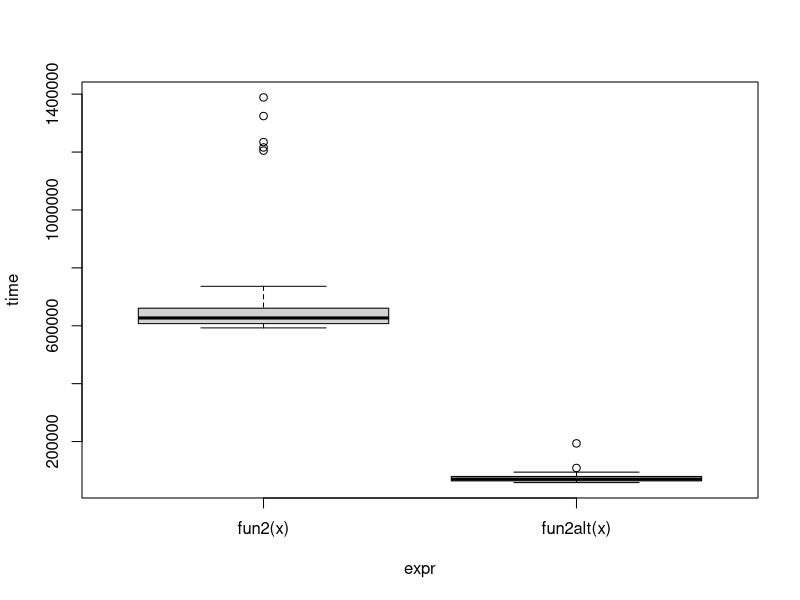
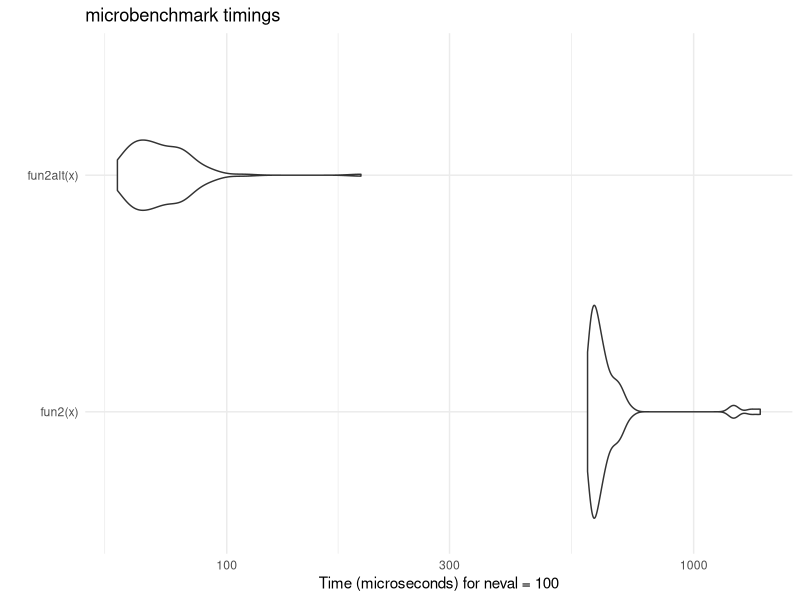

Recreate these plots in R, in order. (Note: this script raises an error after producing the figures.)
## ---- chunk 1
fun1 <- function(n = 100, k = 4, lambda = 4) {
  x <- NULL
  
  for (i in 1:n)
    x <- rbind(x, rpois(k, lambda))
  
  return(x)
}

fun1alt <- function(n = 100, k = 4, lambda = 4) {
  matrix(rpois(n*k, lambda = lambda), ncol = k)
}

# Benchmarking
microbenchmark::microbenchmark(
  fun1(100),
  fun1alt(100),
  unit="ns"
)
## ---- chunk 2
# Data Generating Process (10 x 10,000 matrix)
set.seed(1234)
x <- matrix(rnorm(1e4), nrow=10)

# Find each column's max value
fun2 <- function(x) {
  apply(x, 2, max)
}

fun2alt <- function(x) {
  x[cbind(max.col(t(x)), 1:ncol(x))]
}

# Benchmarking
bench <- microbenchmark::microbenchmark(
  fun2(x),
  fun2alt(x),
  unit="us"
)

bench
## ---- chunk 3
plot(bench)
ggplot2::autoplot(bench) +
  ggplot2::theme_minimal()
## ---- chunk 4
my_boot <- function(dat, stat, R, ncpus = 1L) {
  
  # Getting the random indices
  n <- nrow(dat)
  idx <- matrix(sample.int(n, n*R, TRUE), nrow=n, ncol=R)
 
  # Making the cluster using `ncpus`
  # STEP 1: GOES HERE
  cl <- makePSOCKcluster(ncpus)
  # STEP 2: GOES HERE
  clusterExport(cl,varlist=c("idx", "dat", "stat"), envir = environment())
  
  # STEP 3: THIS FUNCTION NEEDS TO BE REPLACED WITH parLapply
  ans <- parLapply(cl, seq_len(R), function(i) {
    stat(dat[idx[,i], , drop=FALSE])
  })
  
  # Coercing the list into a matrix
  ans <- do.call(rbind, ans)
  
  # STEP 4: GOES HERE
  
  stopCluster(cl)
  
  ans
  
}
## ---- chunk 5
library(parallel)
# Bootstrap of a linear regression model
my_stat <- function(d) coef(lm(y~x, data=d))

# DATA SIM
set.seed(1)
n <- 500 
R <- 1e4
x <- cbind(rnorm(n)) 
y <- x*5 + rnorm(n)

# Check if we get something similar as lm
ans0 <- confint(lm(y~x))

cat("OLS CI \n")

ans0

ans1 <- my_boot(dat = data.frame(x,y), my_stat, R = R, ncpus = 4)

qs <- c(.025, .975)

cat("Bootstrp CI \n")

print(t(apply(ans1, 2, quantile, probs = qs)))


## ---- chunk 6
parallel::detectCores()

system.time(my_boot(dat = data.frame(x,y), my_stat, R = 4000, ncpus = 1L))

system.time(my_boot(dat = data.frame(x,y), my_stat, R = 4000, ncpus = 8L))

